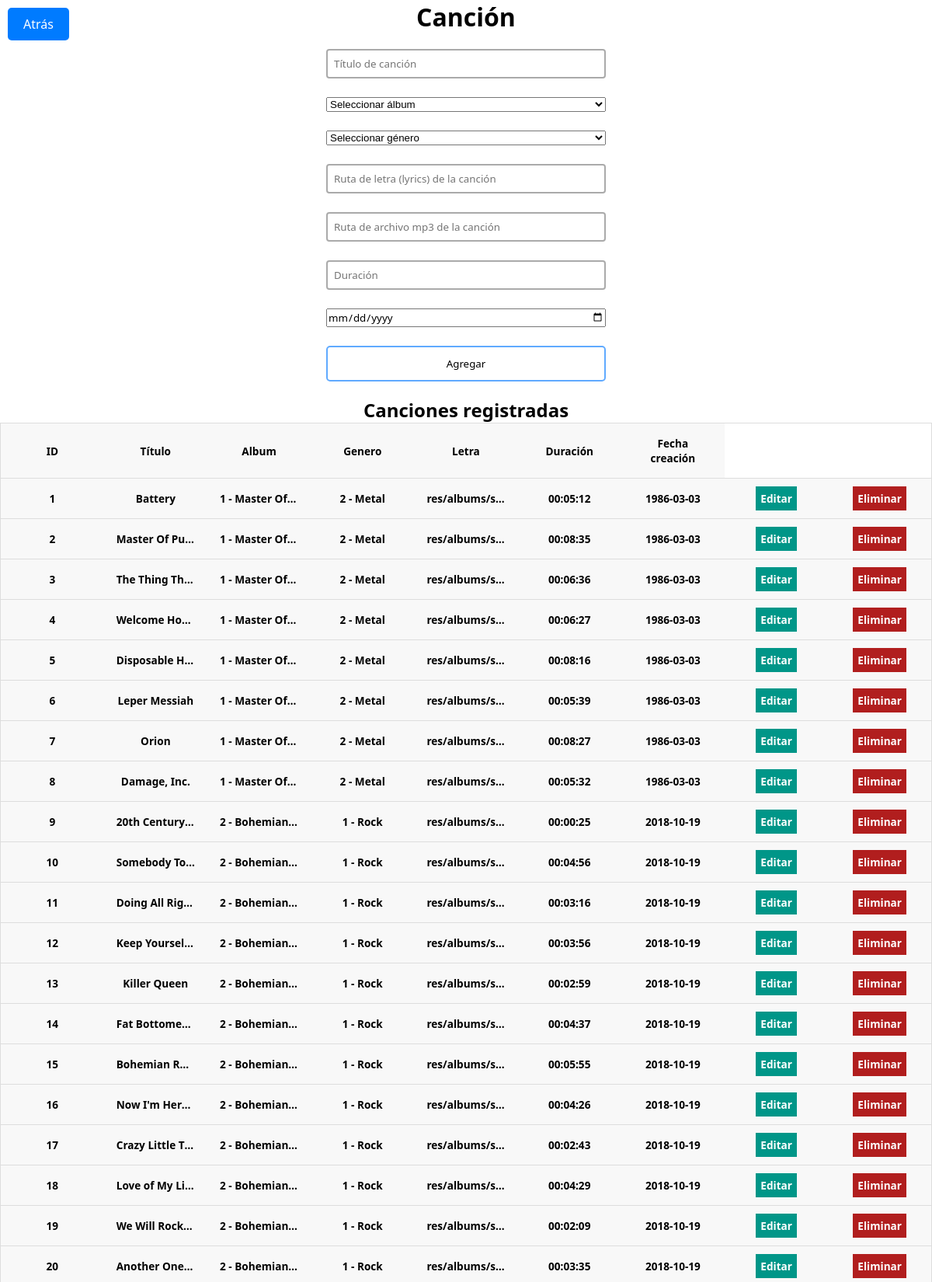
Screenshot of /Frecuency/cancion/index.php (upper part) with the database file from the repository.
### tables this page shows
CREATE TABLE `cancion` (
  `ID_cancion` int(11) NOT NULL AUTO_INCREMENT,
  `ID_genero` int(11) DEFAULT NULL,
  `ID_album` int(11) DEFAULT NULL,
  `Titulo` varchar(100) NOT NULL,
  `Letra` text NOT NULL,
  `Duracion` time NOT NULL,
  `Fecha` date NOT NULL,
  `Audio` varchar(255) NOT NULL,
  PRIMARY KEY (`ID_cancion`),
  KEY `ID_album` (`ID_album`),
  KEY `ID_genero` (`ID_genero`),
  CONSTRAINT `cancion_ibfk_1` FOREIGN KEY (`ID_album`) REFERENCES `album` (`ID_album`) ON DELETE SET NULL ON UPDATE CASCADE,
  CONSTRAINT `cancion_ibfk_2` FOREIGN KEY (`ID_genero`) REFERENCES `genero` (`ID_genero`) ON DELETE SET NULL ON UPDATE CASCADE
);

CREATE TABLE `album` (
  `ID_album` int(11) NOT NULL AUTO_INCREMENT,
  `ID_discografia` int(11) DEFAULT NULL,
  `Titulo` varchar(100) NOT NULL,
  `Fecha` date NOT NULL,
  `Imagen` varchar(255) NOT NULL,
  PRIMARY KEY (`ID_album`),
  KEY `ID_discografia` (`ID_discografia`),
  CONSTRAINT `album_ibfk_1` FOREIGN KEY (`ID_discografia`) REFERENCES `discografia` (`ID_discografia`) ON DELETE SET NULL ON UPDATE CASCADE
);

CREATE TABLE `genero` (
  `ID_genero` int(11) NOT NULL AUTO_INCREMENT,
  `Nombre` varchar(50) NOT NULL,
  PRIMARY KEY (`ID_genero`)
);

### Frecuency/cancion/index.php (the view, shortened to what this page needs)
<?php
$con = connection();
$sql = "SELECT c.*,
        g.Nombre AS genero, a.Titulo AS albumt
        FROM cancion AS c INNER JOIN genero As g
        ON c.ID_genero=g.ID_genero INNER JOIN album AS a
        ON c.ID_album=a.ID_album ORDER BY c.ID_cancion ASC";
$query = mysqli_query($con, $sql);
?>
<!DOCTYPE html>
<html lang="es">
<head>
    <link rel="stylesheet" href="../CSS/style.css">
</head>
<body>
    <a href="../index.php" class="btn-back">Atrás</a>
    <div class="users-form">
        <h1>Canción</h1>
        <form action="insertar.php" method="POST">
            <input type="text" required name="titulo" placeholder="Título de canción">
            <select name="album">
				<option value="0" selected disabled hidden>Seleccionar álbum</option>
			</select>
			<select name="genero">
				<option value="0" selected disabled hidden>Seleccionar género</option>
			</select>
            <input type="text" required name="letra" placeholder="Ruta de letra (lyrics) de la canción">
            <input type="text" required name="mp3" placeholder="Ruta de archivo mp3 de la canción">
            <input type="text" required name="duracion" placeholder="Duración">
			<input type="date" required name="fecha" placeholder="Fecha de creación">
            <input type="submit" value="Agregar">
        </form>
    </div>
    <div class="users-table">
        <h2>Canciones registradas</h2>
        <table>
            <thead>
                <tr>
                    <th>ID</th>
                    <th>Título</th>
                    <th>Album</th>
                    <th>Genero</th>
                    <th>Letra</th>
                    <th>Duración</th>
                    <th>Fecha</br>creación</th>
                </tr>
            </thead>
            <tbody>
                <?php while ($row = mysqli_fetch_array($query)): ?>
                    <tr>
                        <th><?= $row['ID_cancion'] ?></th>
                        <th><?= $row['Titulo'] ?></th>
                        <th><?= $row['ID_album']." - ".$row['albumt'] ?></th>
                        <th><?= $row['ID_genero']." - ".$row['genero']  ?></th>
                        <th><?= $row['Letra'] ?></th>
                        <th><?= $row['Duracion'] ?></th>
                        <th><?= $row['Fecha'] ?></th>
                        <th><a href="editar.php?id=<?= $row['ID_cancion'] ?>" class="users-table--edit">Editar</a></th>
						<th><a href="eliminar.php?id=<?= $row['ID_cancion'] ?>" class="users-table--delete" >Eliminar</a></th>
                    </tr>
                <?php endwhile; ?>
            </tbody>
        </table>
    </div>
</body>
</html>

### Frecuency/CSS/style.css (style rules this page uses)
* { box-sizing: border-box; margin: 0; padding: 0; }
html { font-family: 'Segoe UI', sans-serif; text-align: center; text-overflow: ellipsis; }
a { text-decoration: none; text-overflow: ellipsis; }
.users-form form { display: flex; flex-direction: column; gap: 24px; width: 30%; margin: 20px auto; text-align: center; }
.users-form form input { font-family: 'Segoe UI', sans-serif; }
.users-form form input[type=text], .users-form form input[type=password], .users-form form input[type=email] { padding: 8px; border:2px solid #aaa; border-radius:4px; outline:none; transition:.3s; text-overflow: clip; }
.users-form form input[type=submit] { border: none; padding: 12px 50px; text-decoration: none; transition-duration: 0.4s; cursor: pointer; border-radius: 5px; background-color: white; color: black; border: 2px solid #60aaff; }
.users-table table { border: 1px solid #ccc; border-collapse: collapse; margin: 0; padding: 0; width: 100%; table-layout: fixed; text-overflow: ellipsis; }
table tr { background-color: #f8f8f8; border: 1px solid #ddd; padding: 4px; white-space: nowrap; text-overflow: ellipsis; overflow: hidden; }
table th { padding: 16px; text-align: center; font-size: .85em; overflow: hidden; white-space: nowrap; text-overflow: ellipsis; }
.btn-back { position: fixed; top: 10px; left: 10px; padding: 10px 20px; background-color: #007BFF; color: white; text-decoration: none; border-radius: 5px; transition: background-color 0.3s ease; z-index: 1000; }
.users-table--edit { background: #009688; padding: 6px; color: #fff; text-align: center; font-weight: bold; transition-duration: 0.2s; }
.users-table--delete { background: #b11e1e; padding: 6px; color: #fff; text-align: center; font-weight: bold; transition-duration: 0.2s; }
table th, table td { overflow: hidden; text-overflow: ellipsis; white-space: nowrap; }

### rows the page displays
cancion: ID_cancion "1", Titulo "Battery", ID_album "1", ID_album.Titulo "Master Of…", ID_genero "2", ID_genero.Nombre "Metal", Letra "res/albums/s…", Duracion "00:05:12", Fecha "1986-03-03"
cancion: ID_cancion "2", Titulo "Master Of Pu…", ID_album "1", ID_album.Titulo "Master Of…", ID_genero "2", ID_genero.Nombre "Metal", Letra "res/albums/s…", Duracion "00:08:35", Fecha "1986-03-03"
cancion: ID_cancion "3", Titulo "The Thing Th…", ID_album "1", ID_album.Titulo "Master Of…", ID_genero "2", ID_genero.Nombre "Metal", Letra "res/albums/s…", Duracion "00:06:36", Fecha "1986-03-03"
cancion: ID_cancion "4", Titulo "Welcome Ho…", ID_album "1", ID_album.Titulo "Master Of…", ID_genero "2", ID_genero.Nombre "Metal", Letra "res/albums/s…", Duracion "00:06:27", Fecha "1986-03-03"
cancion: ID_cancion "5", Titulo "Disposable H…", ID_album "1", ID_album.Titulo "Master Of…", ID_genero "2", ID_genero.Nombre "Metal", Letra "res/albums/s…", Duracion "00:08:16", Fecha "1986-03-03"
cancion: ID_cancion "6", Titulo "Leper Messiah", ID_album "1", ID_album.Titulo "Master Of…", ID_genero "2", ID_genero.Nombre "Metal", Letra "res/albums/s…", Duracion "00:05:39", Fecha "1986-03-03"
cancion: ID_cancion "7", Titulo "Orion", ID_album "1", ID_album.Titulo "Master Of…", ID_genero "2", ID_genero.Nombre "Metal", Letra "res/albums/s…", Duracion "00:08:27", Fecha "1986-03-03"
cancion: ID_cancion "8", Titulo "Damage, Inc.", ID_album "1", ID_album.Titulo "Master Of…", ID_genero "2", ID_genero.Nombre "Metal", Letra "res/albums/s…", Duracion "00:05:32", Fecha "1986-03-03"
cancion: ID_cancion "9", Titulo "20th Century…", ID_album "2", ID_album.Titulo "Bohemian…", ID_genero "1", ID_genero.Nombre "Rock", Letra "res/albums/s…", Duracion "00:00:25", Fecha "2018-10-19"
cancion: ID_cancion "10", Titulo "Somebody T…", ID_album "2", ID_album.Titulo "Bohemian…", ID_genero "1", ID_genero.Nombre "Rock", Letra "res/albums/s…", Duracion "00:04:56", Fecha "2018-10-19"
cancion: ID_cancion "11", Titulo "Doing All Rig…", ID_album "2", ID_album.Titulo "Bohemian…", ID_genero "1", ID_genero.Nombre "Rock", Letra "res/albums/s…", Duracion "00:03:16", Fecha "2018-10-19"
cancion: ID_cancion "12", Titulo "Keep Yoursel…", ID_album "2", ID_album.Titulo "Bohemian…", ID_genero "1", ID_genero.Nombre "Rock", Letra "res/albums/s…", Duracion "00:03:56", Fecha "2018-10-19"
cancion: ID_cancion "13", Titulo "Killer Queen", ID_album "2", ID_album.Titulo "Bohemian…", ID_genero "1", ID_genero.Nombre "Rock", Letra "res/albums/s…", Duracion "00:02:59", Fecha "2018-10-19"
cancion: ID_cancion "14", Titulo "Fat Bottome…", ID_album "2", ID_album.Titulo "Bohemian…", ID_genero "1", ID_genero.Nombre "Rock", Letra "res/albums/s…", Duracion "00:04:37", Fecha "2018-10-19"
cancion: ID_cancion "15", Titulo "Bohemian R…", ID_album "2", ID_album.Titulo "Bohemian…", ID_genero "1", ID_genero.Nombre "Rock", Letra "res/albums/s…", Duracion "00:05:55", Fecha "2018-10-19"
cancion: ID_cancion "16", Titulo "Now I'm Her…", ID_album "2", ID_album.Titulo "Bohemian…", ID_genero "1", ID_genero.Nombre "Rock", Letra "res/albums/s…", Duracion "00:04:26", Fecha "2018-10-19"
cancion: ID_cancion "17", Titulo "Crazy Little T…", ID_album "2", ID_album.Titulo "Bohemian…", ID_genero "1", ID_genero.Nombre "Rock", Letra "res/albums/s…", Duracion "00:02:43", Fecha "2018-10-19"
cancion: ID_cancion "18", Titulo "Love of My Li…", ID_album "2", ID_album.Titulo "Bohemian…", ID_genero "1", ID_genero.Nombre "Rock", Letra "res/albums/s…", Duracion "00:04:29", Fecha "2018-10-19"
cancion: ID_cancion "19", Titulo "We Will Rock…", ID_album "2", ID_album.Titulo "Bohemian…", ID_genero "1", ID_genero.Nombre "Rock", Letra "res/albums/s…", Duracion "00:02:09", Fecha "2018-10-19"
cancion: ID_cancion "20", Titulo "Another One…", ID_album "2", ID_album.Titulo "Bohemian…", ID_genero "1", ID_genero.Nombre "Rock", Letra "res/albums/s…", Duracion "00:03:35", Fecha "2018-10-19"
